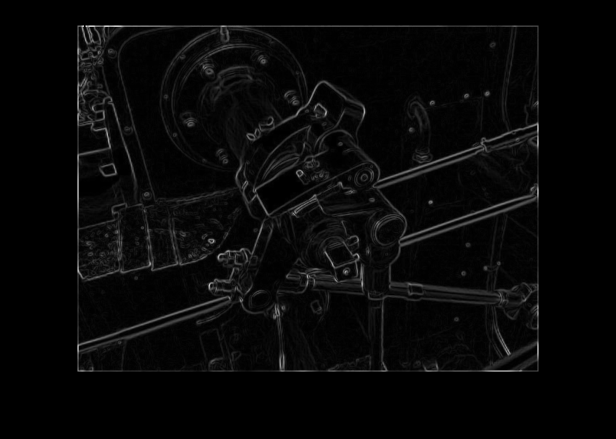
%> input picture Picture1.png, 1232 x 878 px (shown at 1/2 size)
$ octave --eval "result = auto_crop(imread('Picture1.png'));"   (GNU Octave 9; MATLAB toolbox functions it lacks are replaced by stand-ins)
%> lines starting %> are read from the running program, lines starting %| are printed output that depends on the picture; in (x1, y1, x2, y2) boxes, pixels count from 0 and x2, y2 are one past the last pixel; in counts of white or black regions, pixels touching at a corner belong together; the program's own positions count from 1
function [c, r, width, height] = auto_crop ( f )

folder_name = 'data/';

g1 = rgb2gray(f);
L=graythresh(g1);
%> L = 0.125

g = 255 * uint8(imbinarize(g1,L));
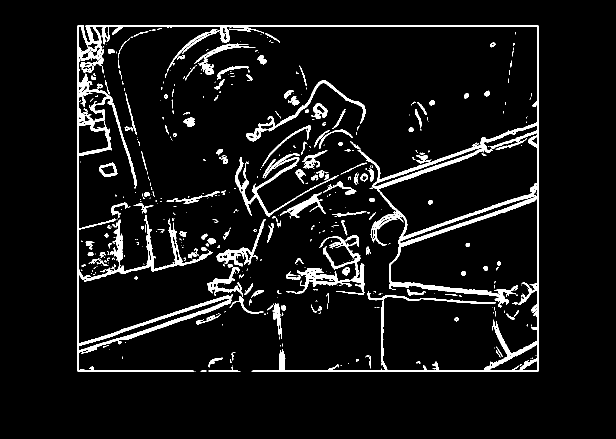
%> g: size 878x1232 uint8 (shown at 1/2 size); 6.4% white; 503 white regions (343 under 20 px), largest, box (x1, y1, x2, y2) and area: (155, 51, 1077, 743) 38675, (470, 306, 678, 434) 2727, (572, 527, 729, 590) 2247
x = 0;
flag = 0;
y1 = 0;
flag1 = 0;
godown = 0;
x1 = 0;
r = 0;
r1 = 0;
for i=1:(size(g,1))/2
for j=1:(size(g,2))/4
    if(g(i,j)==0 && godown == 0)
      x1=x1+1;
    else
      x1=0;
    end

    if(x1==250)
      r1 = i;
    end
end
end
%> after the loop, r1 = 403; x1 = 14

fl=0;

if(r1 == 0)
    for i=1:(size(g,1))/2
    for j=1:(size(g,2))/4
      if(g(i,j)==0 && godown == 0)
        x=x+1;
      else
        x=0;
      end
      if(x==30)
        r = i;
        c = j-10;
        fl = 1;
        break;
      end
    end
      if(fl ==1)
        break;
      end
    end
end

down=0;
z1=0;
flag3=0;
if(r==1 && r1==0)
    for i=1:(size(g,1))/2
    for j=1:(size(g,2))/2

      if(g(i,j)==255 && godown == 0)
        z1=z1+1;
      else
        z1=0;
      end

      if(z1==600 && godown == 0)
        r=i;
        down = 1;
        break;
      end
    end
      if(down == 1)
        break;
      end
    end

    z2=0;
    bz=0;

      if(down == 1)
          for i= r+20:(size(g,1))/2
          for j= 100:(size(g,2))/2

            if(g(i,j)==255)
              z2=z2+1;
              bz=0;
            else
              bz = bz+1;
              if(bz==4)
                z2=0;
              end
            end

            if(z2==600)
              c=j-600;
              flag3 = 1;
              break;
            end

          end
            if(flag3 == 1)
              break;
            end
          end
      end

end

noBorderflag = 0;
if(r==0 && r1==0)
  for i = 1:(size(g,1))/2
  for j = 100:(size(g,2))/2
      if(g(i,j)==0)
        r=i-50;
        c=j-150;
        noBorderflag = 1;
        fl=1;
        break;
      end
  end
      if(noBorderflag == 1)
        break;
      end
  end
end

if(r1>size(g,1)/4 && x~=10 )
  r1=1;
end

if (fl == 0 )
    for i=r1:(size(g,1))/2
    for j=100:(size(g,2))/2

        if(g(i,j)==255 && godown == 0)
          y1=y1+1;
        else
          y1=0;
        end
        if(y1==600 && godown == 0)
          r=i;
          godown = 1;
          break;
        end
    end
        if(godown == 1)
          break;
        end
    end
%> after the loop, godown = 0; r = 0; y1 = 0
end

y2=0;
b=0;
if(godown == 1 && fl==0)
    for i= r+20:(size(g,1))/2
    for j= 100:(size(g,2))/2

        if(g(i,j)==255)
          y2=y2+1;
          b=0;
        else
          b = b+1;
          if(b==4)
            y2=0;
          end
        end

        if(y2==600)
          c=j-600;
          flag1 = 1;
          break;
        end
    end
        if(flag1 == 1)
          break;
        end
    end
end

if(r<60)
r=r+350;
%> r = 350
end
%> (the run ends here)
